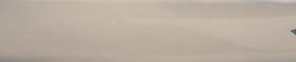
#> input picture dataset/sticker_13.jpg, 296 x 62 px, found by its file name
$ python enhance.py   (older library calls are emulated)
#> lines starting #> are read from the running program, lines starting #| are printed output that depends on the picture
#> further down, target is the input picture: shape (62, 296, 3); mean B, G, R 160.3, 172.9, 185.5
import cv2
import numpy as np

def enhance_image(target):
    # Изменение размера изображения
    resized_image = cv2.resize(target, None, fx=1.5, fy=1.5, interpolation=cv2.INTER_CUBIC)

    # Применение фильтра размытия Гаусса
    blurred_image = cv2.GaussianBlur(resized_image, (5, 5), 0)

    # Увеличение резкости с использованием оператора Лапласа
    sharpened_image = cv2.Laplacian(blurred_image, cv2.CV_8U)

    # Разделение оттенков серого на отдельные каналы
    b, g, r = cv2.split(sharpened_image)
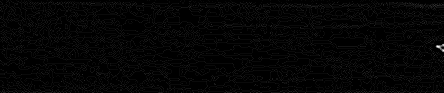
#> b: shape (93, 444); min 0, max 25, mean 0.5; drawn with min black and max white

    # Применение гистограммного выравнивания к каждому каналу
    b_eq = cv2.equalizeHist(b)
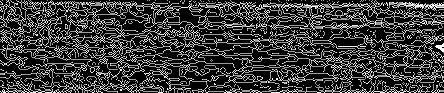
#> b_eq: shape (93, 444); min 0, max 255, mean 58.9
    g_eq = cv2.equalizeHist(g)
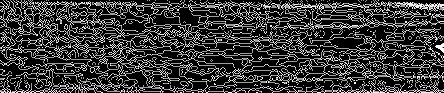
#> g_eq: shape (93, 444); min 0, max 255, mean 58.2
    r_eq = cv2.equalizeHist(r)
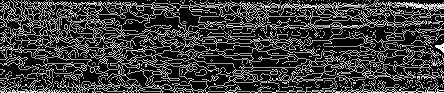
#> r_eq: shape (93, 444); min 0, max 255, mean 58.5

    # Объединение каналов обратно в цветное изображение
    equalized_image = cv2.merge((b_eq, g_eq, r_eq))
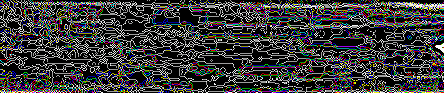
#> equalized_image: shape (93, 444, 3); mean B, G, R 58.9, 58.2, 58.5

    return equalized_image

# Загрузка фотографии target
target = cv2.imread('found/sticker_13.jpg')

# Улучшение качества фотографии
enhanced_image = enhance_image(target)

# Отображение и сохранение улучшенного изображения
cv2.imshow('Enhanced Image', enhanced_image)
cv2.waitKey(0)

$ run again, with dataset/sticker_10.jpg copied over dataset/sticker_13.jpg
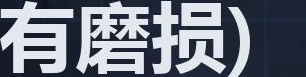
#> input picture dataset/sticker_10.jpg, 306 x 77 px, found by its file name
#> target is the input picture: shape (77, 306, 3); mean B, G, R 131.5, 119.1, 113.2
#> in enhance_image, `sharpened_image = cv2.Laplacian(blurred_image, cv2.CV_8U)`:
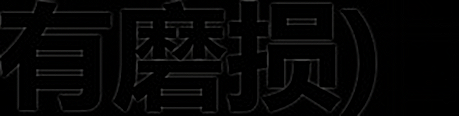
#> sharpened_image: shape (116, 459, 3); mean B, G, R 4.8, 4.8, 4.8
#> in enhance_image, `equalized_image = cv2.merge((b_eq, g_eq, r_eq))`:
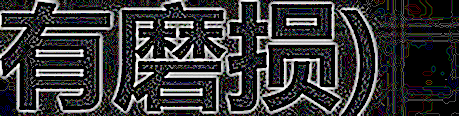
#> equalized_image: shape (116, 459, 3); mean B, G, R 56.8, 55.6, 55.9

$ run again, with dataset/sticker_11.jpg copied over dataset/sticker_13.jpg
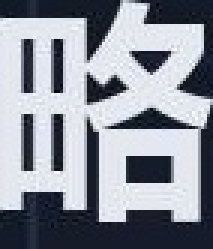
#> input picture dataset/sticker_11.jpg, 71 x 83 px, found by its file name (shown 3 times larger)
#> target is the input picture: shape (83, 71, 3); mean B, G, R 155.5, 145, 140.4
#> in enhance_image, `sharpened_image = cv2.Laplacian(blurred_image, cv2.CV_8U)`:
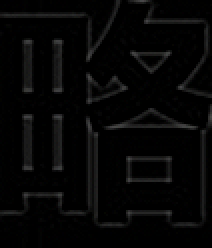
#> sharpened_image: shape (124, 106, 3) (shown 2 times larger); mean B, G, R 5.7, 5.7, 5.7
#> in enhance_image, `equalized_image = cv2.merge((b_eq, g_eq, r_eq))`:
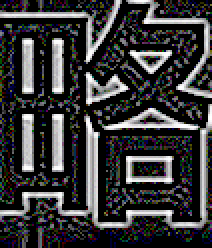
#> equalized_image: shape (124, 106, 3) (shown 2 times larger); mean B, G, R 57.7, 56.2, 56.4
